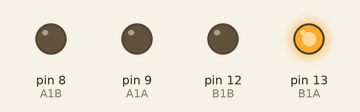
Simulated run of this program. Board: Arduino Mega 2560, built with avr-gcc and run on an emulated ATmega2560. Parts: output pins drawn as LEDs (lit = HIGH). What the program prints to the serial monitor is not drawn.

Above: at 0.1 s.
Timing chart, 0 to 1.6 s (numbered marks = the images above):
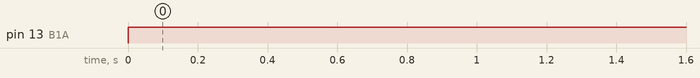

Measured:
- by itself, pin 13 (B1A): LOW → HIGH at 0.00 s

The program:

main.cpp
```cpp
#include <Arduino.h>
#include <Ultrasonic.h>
#include <Servo.h>


Servo servo;

const int A1B = 8;//verde
const int A1A = 9;//azul
const int B1A = 13;//amarelo
const int B1B = 12;//roxo


int pinReed = 12;
int pinServo = 13;
const int speed = 50;


//Funções

void stopMotors()
{
  digitalWrite(A1A, LOW);
  digitalWrite(A1B, LOW);
  digitalWrite(B1A, HIGH);
  digitalWrite(B1B, HIGH);
  Serial.println("parou");
}

void moveForward()
{
  digitalWrite(A1A, HIGH);
  digitalWrite(A1B, LOW);
  digitalWrite(B1A, LOW);
  digitalWrite(B1B, HIGH);
  Serial.println("frente");
}

void moveBackwards() {
  digitalWrite(A1A, LOW);
  digitalWrite(A1B, HIGH);
  digitalWrite(B1B, HIGH);
  digitalWrite(B1A, LOW);
  Serial.println("tras");
}

void turnLeft()
{
  digitalWrite(A1A, LOW);
  digitalWrite(A1B, HIGH);
  digitalWrite(B1A, LOW);
  digitalWrite(B1B, LOW);
  Serial.println("esquerda");
}

void turnRight()
{
  digitalWrite(B1A, LOW);
  digitalWrite(B1B, HIGH);
  digitalWrite(A1A, LOW);
  digitalWrite(A1B, LOW);
  Serial.println("direita");
}

void motorbt(){
  digitalWrite(B1A, HIGH);
  digitalWrite(B1B, LOW);
  Serial.println("motorbt");
}
void motorbf(){
  digitalWrite(B1A, LOW);
  digitalWrite(B1B, HIGH);
  Serial.println("motorbf");
}

void motora(){
  digitalWrite(A1A, HIGH);
  digitalWrite(A1B, LOW);
  digitalWrite(B1B, HIGH);
  digitalWrite(B1A, HIGH);
  Serial.println("motorafrente");
}

void motorat(){
  digitalWrite(A1B, HIGH);
  digitalWrite(A1A, LOW);
  digitalWrite(B1B, HIGH);
  digitalWrite(B1A, HIGH);
  Serial.println("motoratras");
}

void moveFork()
{
  servo.write(180);
  delay(1000);
  servo.write(0);
  delay(1000);
}

//Programa Principal

void setup()
{
  Serial.begin(9600);
  pinMode(A1A, OUTPUT);
  pinMode(A1B, OUTPUT);
  pinMode(B1A, OUTPUT);
  pinMode(B1B, OUTPUT);
}

void loop()
{
  motorbt();

}
```
